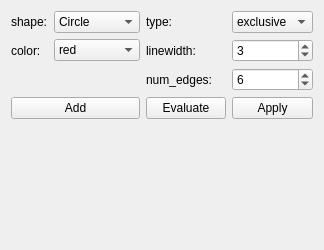
          <widget class="QWidget" name="tab_2">
           <attribute name="title">
            <string>Draw</string>
           </attribute>
           <layout class="QGridLayout" name="gridLayout_23">
            <item row="1" column="0">
             <spacer name="verticalSpacer">
              <property name="orientation">
               <enum>Qt::Orientation::Vertical</enum>
              </property>
              <property name="sizeHint" stdset="0">
               <size>
                <width>20</width>
                <height>120</height>
               </size>
              </property>
             </spacer>
            </item>
            <item row="0" column="0">
             <layout class="QGridLayout" name="gridLayout_8">
              <item row="1" column="0">
               <widget class="QLabel" name="label_14">
                <property name="sizePolicy">
                 <sizepolicy hsizetype="Minimum" vsizetype="Preferred">
                  <horstretch>0</horstretch>
                  <verstretch>0</verstretch>
                 </sizepolicy>
                </property>
                <property name="text">
                 <string>color:</string>
                </property>
               </widget>
              </item>
              <item row="1" column="2">
               <widget class="QLabel" name="label_8">
                <property name="sizePolicy">
                 <sizepolicy hsizetype="Minimum" vsizetype="Preferred">
                  <horstretch>0</horstretch>
                  <verstretch>0</verstretch>
                 </sizepolicy>
                </property>
                <property name="text">
                 <string>linewidth:</string>
                </property>
               </widget>
              </item>
              <item row="3" column="2">
               <widget class="QPushButton" name="btn_mask_draw_evaluate">
                <property name="text">
                 <string>Evaluate</string>
                </property>
               </widget>
              </item>
              <item row="1" column="3">
               <widget class="QSpinBox" name="plot_width">
                <property name="specialValueText">
                 <string extracomment="linewidth"/>
                </property>
                <property name="minimum">
                 <number>1</number>
                </property>
                <property name="value">
                 <number>3</number>
                </property>
               </widget>
              </item>
              <item row="0" column="2">
               <widget class="QLabel" name="label_22">
                <property name="text">
                 <string>type:</string>
                </property>
               </widget>
              </item>
              <item row="0" column="1">
               <widget class="QComboBox" name="cb_selector_type">
                <item>
                 <property name="text">
                  <string>Circle</string>
                 </property>
                </item>
                <item>
                 <property name="text">
                  <string>Polygon</string>
                 </property>
                </item>
                <item>
                 <property name="text">
                  <string>Ellipse</string>
                 </property>
                </item>
                <item>
                 <property name="text">
                  <string>Rectangle</string>
                 </property>
                </item>
               </widget>
              </item>
              <item row="0" column="3">
               <widget class="QComboBox" name="cb_selector_mode">
                <item>
                 <property name="text">
                  <string>exclusive</string>
                 </property>
                </item>
                <item>
                 <property name="text">
                  <string>inclusive</string>
                 </property>
                </item>
               </widget>
              </item>
              <item row="3" column="3">
               <widget class="QPushButton" name="btn_mask_draw_apply">
                <property name="text">
                 <string>Apply</string>
                </property>
               </widget>
              </item>
              <item row="0" column="0">
               <widget class="QLabel" name="label_23">
                <property name="text">
                 <string>shape:</string>
                </property>
               </widget>
              </item>
              <item row="1" column="1">
               <widget class="QComboBox" name="cb_selector_color">
                <item>
                 <property name="text">
                  <string>red</string>
                 </property>
                </item>
                <item>
                 <property name="text">
                  <string>green</string>
                 </property>
                </item>
                <item>
                 <property name="text">
                  <string>yellow</string>
                 </property>
                </item>
                <item>
                 <property name="text">
                  <string>blue</string>
                 </property>
                </item>
                <item>
                 <property name="text">
                  <string>cyan</string>
                 </property>
                </item>
                <item>
                 <property name="text">
                  <string>magenta</string>
                 </property>
                </item>
                <item>
                 <property name="text">
                  <string>black</string>
                 </property>
                </item>
                <item>
                 <property name="text">
                  <string>white</string>
                 </property>
                </item>
               </widget>
              </item>
              <item row="2" column="2">
               <widget class="QLabel" name="label_39">
                <property name="text">
                 <string>num_edges:</string>
                </property>
               </widget>
              </item>
              <item row="2" column="3">
               <widget class="QSpinBox" name="spinBox_num_edges">
                <property name="minimum">
                 <number>3</number>
                </property>
                <property name="maximum">
                 <number>12</number>
                </property>
                <property name="value">
                 <number>6</number>
                </property>
               </widget>
              </item>
              <item row="3" column="0" colspan="2">
               <widget class="QPushButton" name="btn_mask_draw_add">
                <property name="text">
                 <string>Add</string>
                </property>
               </widget>
              </item>
             </layout>
            </item>
           </layout>
          </widget>
